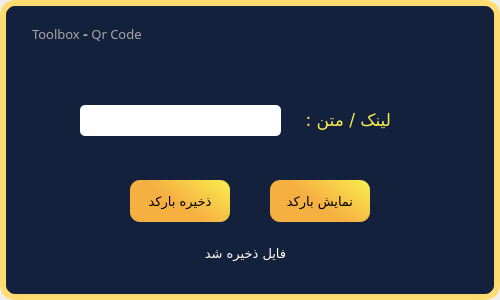
<?xml version="1.0" encoding="UTF-8"?>
<ui version="4.0">
 <class>MainWindow</class>
 <widget class="QMainWindow" name="MainWindow">
  <property name="geometry">
   <rect>
    <x>0</x>
    <y>0</y>
    <width>500</width>
    <height>300</height>
   </rect>
  </property>
  <property name="windowTitle">
   <string>MainWindow</string>
  </property>
  <widget class="QWidget" name="centralwidget">
   <widget class="QFrame" name="frame">
    <property name="geometry">
     <rect>
      <x>0</x>
      <y>0</y>
      <width>500</width>
      <height>300</height>
     </rect>
    </property>
    <property name="styleSheet">
     <string notr="true">QFrame{
	background-color:#14213d;
	border:6px solid #FFDB70;
border-radius:15px;
}
</string>
    </property>
    <property name="frameShape">
     <enum>QFrame::StyledPanel</enum>
    </property>
    <property name="frameShadow">
     <enum>QFrame::Raised</enum>
    </property>
    <widget class="QPushButton" name="btnshow">
     <property name="geometry">
      <rect>
       <x>270</x>
       <y>180</y>
       <width>100</width>
       <height>42</height>
      </rect>
     </property>
     <property name="font">
      <font>
       <family>Gandom</family>
       <pointsize>10</pointsize>
      </font>
     </property>
     <property name="cursor">
      <cursorShape>PointingHandCursor</cursorShape>
     </property>
     <property name="styleSheet">
      <string notr="true">QPushButton{

border-radius:10px;

background-color:qlineargradient(spread:pad, x1:0.006, y1:0.585, x2:1, y2:0, stop:0.369318 rgba(246, 176, 66, 255), stop:1 rgba(249, 237, 78, 255));
color: black;
}</string>
     </property>
     <property name="text">
      <string>نمایش بارکد</string>
     </property>
    </widget>
    <widget class="QPushButton" name="savebtn">
     <property name="geometry">
      <rect>
       <x>130</x>
       <y>180</y>
       <width>100</width>
       <height>42</height>
      </rect>
     </property>
     <property name="font">
      <font>
       <family>Gandom</family>
       <pointsize>10</pointsize>
      </font>
     </property>
     <property name="cursor">
      <cursorShape>PointingHandCursor</cursorShape>
     </property>
     <property name="styleSheet">
      <string notr="true">QPushButton{

border-radius:10px;

background-color:qlineargradient(spread:pad, x1:0.006, y1:0.585, x2:1, y2:0, stop:0.369318 rgba(246, 176, 66, 255), stop:1 rgba(249, 237, 78, 255));
color: black;
}</string>
     </property>
     <property name="text">
      <string>ذخیره بارکد</string>
     </property>
    </widget>
    <widget class="QLineEdit" name="txtUrl">
     <property name="geometry">
      <rect>
       <x>80</x>
       <y>105</y>
       <width>201</width>
       <height>31</height>
      </rect>
     </property>
     <property name="font">
      <font>
       <family>Gandom</family>
       <pointsize>10</pointsize>
      </font>
     </property>
     <property name="styleSheet">
      <string notr="true">QLineEdit {
    border-radius:5px;
    margin: 0;
padding-left:6px;
padding-right:6px;
}
</string>
     </property>
    </widget>
    <widget class="QLabel" name="label">
     <property name="geometry">
      <rect>
       <x>280</x>
       <y>100</y>
       <width>111</width>
       <height>41</height>
      </rect>
     </property>
     <property name="font">
      <font>
       <family>Gandom</family>
       <pointsize>13</pointsize>
      </font>
     </property>
     <property name="styleSheet">
      <string notr="true">border:none;
color: qlineargradient(spread:pad, x1:0.006, y1:0.585, x2:1, y2:0, stop:0.369318 rgba(246, 176, 66, 255), stop:1 rgba(249, 237, 78, 255));</string>
     </property>
     <property name="text">
      <string>لینک / متن :</string>
     </property>
    </widget>
    <widget class="QPushButton" name="ExitButton">
     <property name="geometry">
      <rect>
       <x>455</x>
       <y>20</y>
       <width>25</width>
       <height>25</height>
      </rect>
     </property>
     <property name="cursor">
      <cursorShape>PointingHandCursor</cursorShape>
     </property>
     <property name="styleSheet">
      <string notr="true"/>
     </property>
     <property name="text">
      <string/>
     </property>
     <property name="icon">
      <iconset>
       <normaloff>../Images/Exit.png</normaloff>../Images/Exit.png</iconset>
     </property>
     <property name="iconSize">
      <size>
       <width>20</width>
       <height>20</height>
      </size>
     </property>
     <property name="flat">
      <bool>true</bool>
     </property>
    </widget>
    <widget class="QLabel" name="Title">
     <property name="geometry">
      <rect>
       <x>32</x>
       <y>18</y>
       <width>231</width>
       <height>31</height>
      </rect>
     </property>
     <property name="font">
      <font>
       <family>A Salamat</family>
       <pointsize>10</pointsize>
       <weight>50</weight>
       <bold>false</bold>
       <kerning>true</kerning>
      </font>
     </property>
     <property name="styleSheet">
      <string notr="true">
color: #a7a7a7;
border:none;</string>
     </property>
     <property name="text">
      <string>Toolbox &lt;span style=&quot; font-size:11pt; font-weight:600;&quot;&gt;-&lt;/span&gt; Qr Code</string>
     </property>
     <property name="scaledContents">
      <bool>false</bool>
     </property>
    </widget>
    <widget class="QLabel" name="label_2">
     <property name="geometry">
      <rect>
       <x>170</x>
       <y>243</y>
       <width>151</width>
       <height>20</height>
      </rect>
     </property>
     <property name="font">
      <font>
       <family>Gandom</family>
       <pointsize>10</pointsize>
      </font>
     </property>
     <property name="styleSheet">
      <string notr="true">border:none;
color: white;</string>
     </property>
     <property name="text">
      <string>فایل ذخیره شد</string>
     </property>
     <property name="alignment">
      <set>Qt::AlignCenter</set>
     </property>
    </widget>
    <zorder>label</zorder>
    <zorder>btnshow</zorder>
    <zorder>savebtn</zorder>
    <zorder>txtUrl</zorder>
    <zorder>ExitButton</zorder>
    <zorder>Title</zorder>
    <zorder>label_2</zorder>
   </widget>
  </widget>
 </widget>
 <resources/>
 <connections/>
</ui>
